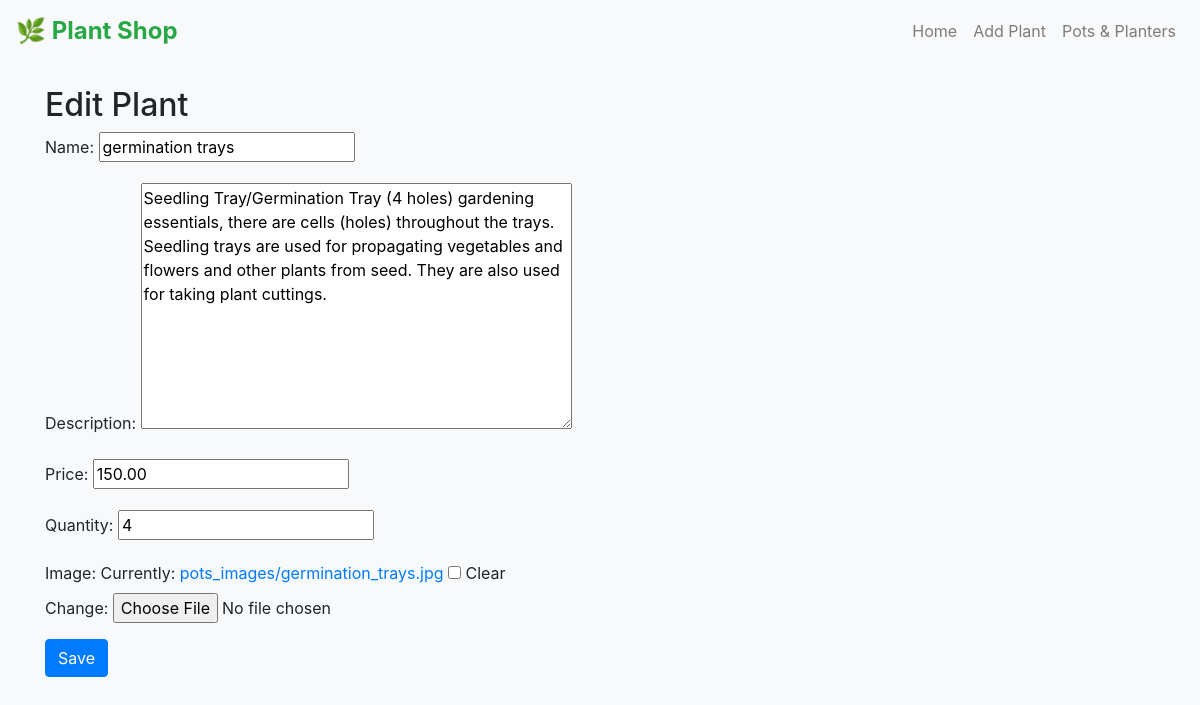
Screenshot of /pots/pots/edit/1/ with the database file from the repository.
### shop/models.py (models this page shows, shortened)
class Pot(models.Model):
    name = models.CharField(max_length=100)
    description = models.TextField()
    price = models.DecimalField(max_digits=10, decimal_places=2)
    quantity = models.PositiveIntegerField()
    image = models.ImageField(upload_to='pots_images/', blank=True, null=True)

### shop/views.py (the view)
# urls.py: path('pots/edit/<int:pk>/', views.edit_pot, name='edit_pot'),
def edit_pot(request, pk):
    pot = get_object_or_404(Pot, pk=pk)
    if request.method == 'POST':
        form = PotForm(request.POST, request.FILES, instance=pot)
        if form.is_valid():
            form.save()
            return redirect('pots_list')
    else:
        form = PotForm(instance=pot)
    return render(request, 'pot_form.html', {'form': form})

### shop/forms.py
class PotForm(forms.ModelForm):
    class Meta:
        model = Pot
        fields = ['name', 'description', 'price', 'quantity', 'image']

### templates/pot_form.html (shortened to what this page needs)
{% extends 'base.html' %}
{% block content %}
<h2>{% if form.instance.pk %}Edit Plant{% else %}Add New Plant{% endif %}</h2>
<form method="post" enctype="multipart/form-data">
    {{ form.as_p }}
    <button type="submit" class="btn btn-primary">Save</button>
</form>
{% endblock %}

### templates/base.html (style rules this page uses)
body { background-color: #f8f9fa; }

### rows the page displays
Pot: name "germination trays", description "Seedling Tray/Germination Tray (4 holes) gardening essentials, there are cells (holes) throughout the trays. Seedling trays are used for propagating vegetables and flowers and other plants from seed. They are also used for taking plant cuttings.", price "150.00", quantity "4"
